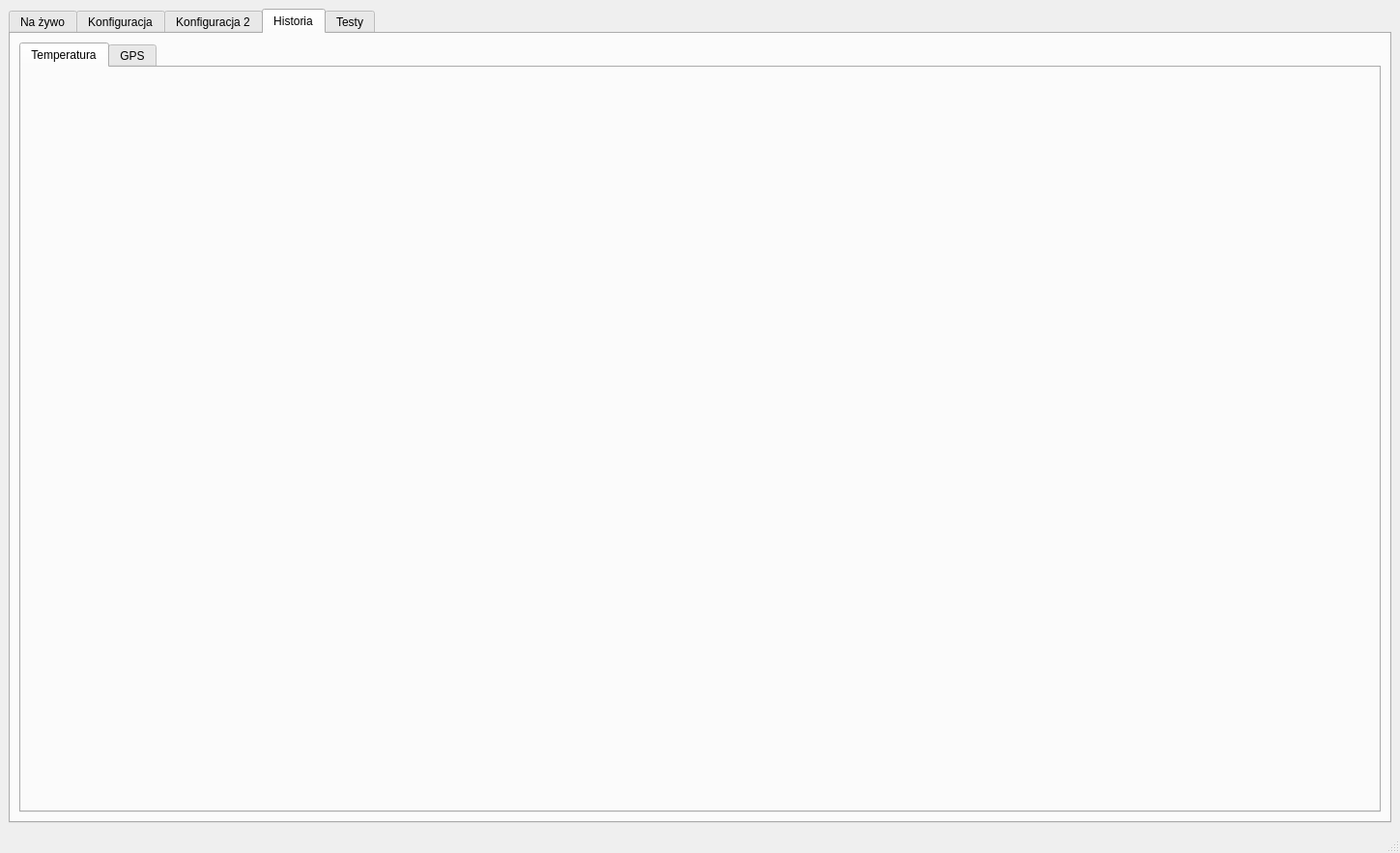
<?xml version="1.0" encoding="UTF-8"?>
<ui version="4.0">
 <class>MainWindow</class>
 <widget class="QMainWindow" name="MainWindow">
  <property name="geometry">
   <rect>
    <x>0</x>
    <y>0</y>
    <width>1449</width>
    <height>883</height>
   </rect>
  </property>
  <property name="windowTitle">
   <string>Wiwik App</string>
  </property>
  <property name="tabShape">
   <enum>QTabWidget::Rounded</enum>
  </property>
  <widget class="QWidget" name="centralwidget">
   <layout class="QVBoxLayout" name="verticalLayout_3">
    <item>
     <widget class="QTabWidget" name="tabWidget">
      <property name="currentIndex">
       <number>3</number>
      </property>
      <property name="elideMode">
       <enum>Qt::ElideNone</enum>
      </property>
      <property name="documentMode">
       <bool>false</bool>
      </property>
      <property name="tabsClosable">
       <bool>false</bool>
      </property>
      <widget class="QWidget" name="tab_liveView">
       <property name="sizePolicy">
        <sizepolicy hsizetype="Preferred" vsizetype="Preferred">
         <horstretch>0</horstretch>
         <verstretch>0</verstretch>
        </sizepolicy>
       </property>
       <attribute name="title">
        <string>Na żywo</string>
       </attribute>
       <layout class="QHBoxLayout" name="horizontalLayout"/>
      </widget>
      <widget class="QWidget" name="tab_2">
       <attribute name="title">
        <string>Konfiguracja</string>
       </attribute>
       <layout class="QFormLayout" name="formLayout_2">
        <item row="0" column="0">
         <widget class="QPushButton" name="pb_assignSensor">
          <property name="text">
           <string>Przypisz urządzenie</string>
          </property>
          <property name="checkable">
           <bool>false</bool>
          </property>
          <property name="checked">
           <bool>false</bool>
          </property>
          <property name="flat">
           <bool>false</bool>
          </property>
         </widget>
        </item>
        <item row="1" column="0">
         <widget class="QPushButton" name="pb_editVehicles">
          <property name="text">
           <string>Edytuj pojazdy</string>
          </property>
         </widget>
        </item>
       </layout>
      </widget>
      <widget class="QWidget" name="tab_5">
       <attribute name="title">
        <string>Konfiguracja 2</string>
       </attribute>
       <layout class="QVBoxLayout" name="verticalLayout_2">
        <item>
         <widget class="QTabWidget" name="tabWidget_2">
          <property name="tabPosition">
           <enum>QTabWidget::West</enum>
          </property>
          <property name="tabShape">
           <enum>QTabWidget::Rounded</enum>
          </property>
          <property name="currentIndex">
           <number>1</number>
          </property>
          <property name="elideMode">
           <enum>Qt::ElideNone</enum>
          </property>
          <property name="movable">
           <bool>false</bool>
          </property>
          <property name="tabBarAutoHide">
           <bool>false</bool>
          </property>
          <widget class="QWidget" name="tab_7">
           <attribute name="title">
            <string>Pojazdy</string>
           </attribute>
           <layout class="QVBoxLayout" name="verticalLayout_4">
            <item>
             <widget class="QTableView" name="tv_vehicleConfig">
              <property name="dragEnabled">
               <bool>true</bool>
              </property>
              <property name="defaultDropAction">
               <enum>Qt::MoveAction</enum>
              </property>
              <property name="alternatingRowColors">
               <bool>true</bool>
              </property>
              <property name="selectionMode">
               <enum>QAbstractItemView::SingleSelection</enum>
              </property>
              <property name="sortingEnabled">
               <bool>true</bool>
              </property>
              <attribute name="verticalHeaderVisible">
               <bool>false</bool>
              </attribute>
             </widget>
            </item>
            <item>
             <widget class="QGroupBox" name="groupBox">
              <property name="title">
               <string>GroupBox</string>
              </property>
              <layout class="QHBoxLayout" name="horizontalLayout_3">
               <item>
                <widget class="QPushButton" name="pushButton">
                 <property name="sizePolicy">
                  <sizepolicy hsizetype="Minimum" vsizetype="Fixed">
                   <horstretch>0</horstretch>
                   <verstretch>0</verstretch>
                  </sizepolicy>
                 </property>
                 <property name="text">
                  <string>Dodaj pojazd</string>
                 </property>
                </widget>
               </item>
               <item>
                <spacer name="horizontalSpacer_3">
                 <property name="orientation">
                  <enum>Qt::Horizontal</enum>
                 </property>
                 <property name="sizeHint" stdset="0">
                  <size>
                   <width>40</width>
                   <height>20</height>
                  </size>
                 </property>
                </spacer>
               </item>
              </layout>
             </widget>
            </item>
           </layout>
          </widget>
          <widget class="QWidget" name="tab_6">
           <attribute name="title">
            <string>Urządzenia</string>
           </attribute>
           <layout class="QVBoxLayout" name="verticalLayout_5">
            <item>
             <widget class="QTableView" name="tv_DeviceConfig">
              <property name="dragEnabled">
               <bool>true</bool>
              </property>
              <property name="defaultDropAction">
               <enum>Qt::MoveAction</enum>
              </property>
              <property name="alternatingRowColors">
               <bool>true</bool>
              </property>
              <property name="selectionMode">
               <enum>QAbstractItemView::SingleSelection</enum>
              </property>
              <property name="sortingEnabled">
               <bool>true</bool>
              </property>
              <attribute name="verticalHeaderVisible">
               <bool>false</bool>
              </attribute>
             </widget>
            </item>
           </layout>
          </widget>
          <widget class="QWidget" name="tab_8">
           <attribute name="title">
            <string>Czujniki</string>
           </attribute>
           <layout class="QVBoxLayout" name="verticalLayout_6">
            <item>
             <widget class="QTableView" name="tv_SensorConfig">
              <property name="dragEnabled">
               <bool>true</bool>
              </property>
              <property name="defaultDropAction">
               <enum>Qt::MoveAction</enum>
              </property>
              <property name="alternatingRowColors">
               <bool>true</bool>
              </property>
              <property name="selectionMode">
               <enum>QAbstractItemView::SingleSelection</enum>
              </property>
              <property name="sortingEnabled">
               <bool>true</bool>
              </property>
              <attribute name="verticalHeaderVisible">
               <bool>false</bool>
              </attribute>
             </widget>
            </item>
           </layout>
          </widget>
         </widget>
        </item>
       </layout>
      </widget>
      <widget class="QWidget" name="tab_3">
       <attribute name="title">
        <string>Historia</string>
       </attribute>
       <layout class="QHBoxLayout" name="horizontalLayout_2">
        <item>
         <widget class="QTabWidget" name="tabWidget_3">
          <property name="currentIndex">
           <number>0</number>
          </property>
          <widget class="QWidget" name="tab_temperatureHistory">
           <attribute name="title">
            <string>Temperatura</string>
           </attribute>
           <layout class="QHBoxLayout" name="horizontalLayout_6"/>
          </widget>
          <widget class="QWidget" name="tab_gpsHistory">
           <property name="sizePolicy">
            <sizepolicy hsizetype="Preferred" vsizetype="Preferred">
             <horstretch>6</horstretch>
             <verstretch>0</verstretch>
            </sizepolicy>
           </property>
           <attribute name="title">
            <string>GPS</string>
           </attribute>
           <layout class="QHBoxLayout" name="horizontalLayout_7"/>
          </widget>
         </widget>
        </item>
       </layout>
      </widget>
      <widget class="QWidget" name="tab_4">
       <attribute name="title">
        <string>Testy</string>
       </attribute>
       <layout class="QHBoxLayout" name="horizontalLayout_4">
        <item>
         <spacer name="horizontalSpacer">
          <property name="orientation">
           <enum>Qt::Horizontal</enum>
          </property>
          <property name="sizeHint" stdset="0">
           <size>
            <width>40</width>
            <height>20</height>
           </size>
          </property>
         </spacer>
        </item>
       </layout>
      </widget>
     </widget>
    </item>
   </layout>
  </widget>
  <widget class="QMenuBar" name="menubar">
   <property name="geometry">
    <rect>
     <x>0</x>
     <y>0</y>
     <width>1449</width>
     <height>21</height>
    </rect>
   </property>
  </widget>
  <widget class="QStatusBar" name="statusbar">
   <property name="enabled">
    <bool>true</bool>
   </property>
  </widget>
 </widget>
 <resources/>
 <connections/>
</ui>
